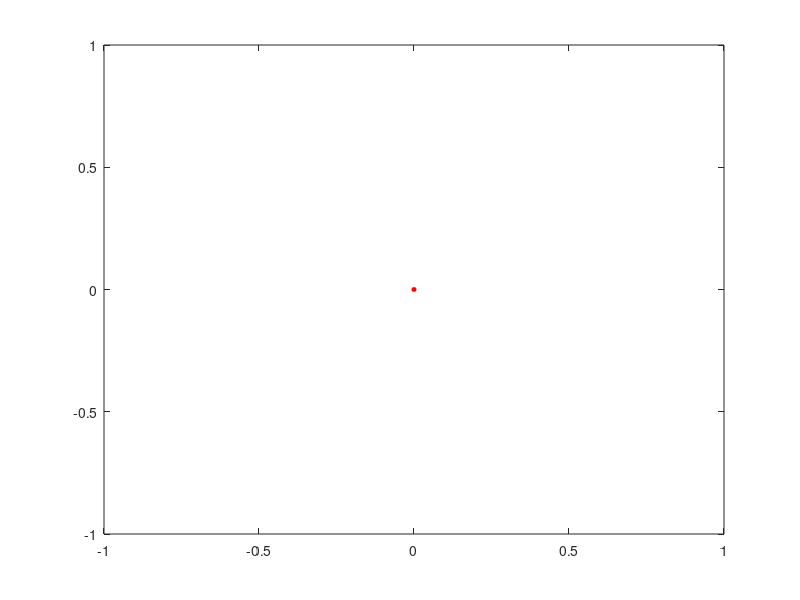

MATLAB code for this plot:
function ball_plot_struct = initialize_balls_plot() 
    ball_plot_struct = struct();
    ball_plot_struct.line_plot=plot(0,0,'k','linewidth',2, "DisplayName","String");
    ball_plot_struct.point_plot=plot(0,0,'ro','markerfacecolor','r','markersize',3, "DisplayName","Masses");
end